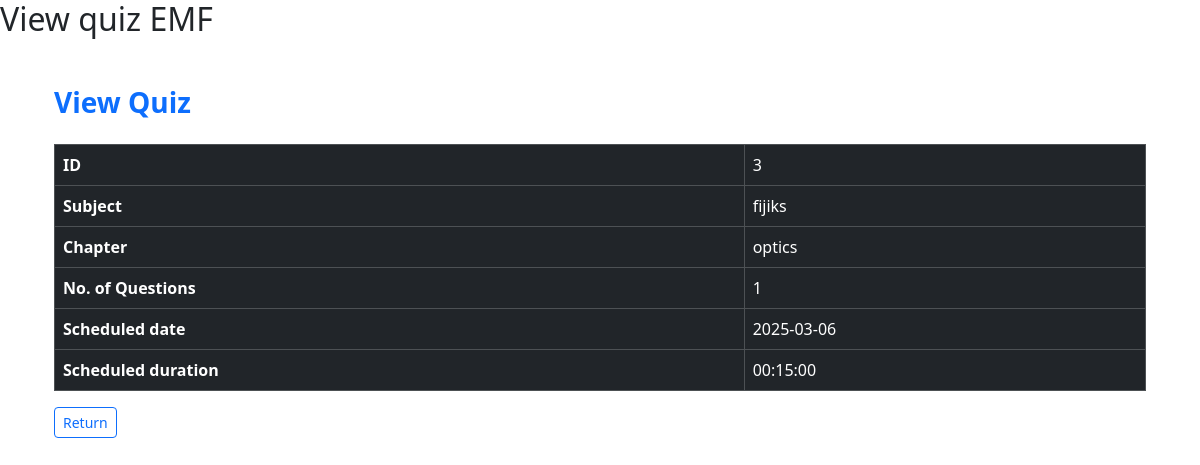
/dashboard/user/3/3/viewquiz, run on the app's committed database.
### models/quiz.py (models this page shows)
class Quiz(db.Model):
    id = db.Column(db.Integer, primary_key=True)
    chapter_id = db.Column(db.Integer, db.ForeignKey('chapter.id'), nullable=False)
    quizdate = db.Column(db.Date)
    quizduration = db.Column(db.Time)
    quizname=db.Column(db.String(150), nullable=False,unique=True)
    questions = db.relationship('Question', backref='quiz', lazy=True)
    @hybrid_property
    def noofquestions(self):
        return len(self.questions)

### models/subject.py (models this page shows)
class Subject(db.Model):
    id = db.Column(db.Integer, primary_key=True)
    name = db.Column(db.String(150), nullable=False,unique=True)
    description = db.Column(db.Text)
    chapters = db.relationship('Chapter', backref='subject', lazy=True)

### models/chapter.py (models this page shows)
class Chapter(db.Model):
    id = db.Column(db.Integer, primary_key=True)
    name = db.Column(db.String(150), nullable=False,unique=True)
    description = db.Column(db.Text)
    subject_id = db.Column(db.Integer, db.ForeignKey('subject.id'), nullable=False)
    quizzes = db.relationship('Quiz', backref='chapter', lazy=True)

### app.py (the view)
@app.route("/dashboard/user/<int:id>/<int:quizid>/viewquiz", methods=["GET", "POST"])
def userviewquiz(id, quizid):
    quiz = Quiz.query.filter_by(id=quizid).first()
    chapter = Chapter.query.filter_by(id=quiz.chapter_id).first()
    subject = Subject.query.filter_by(id=chapter.subject_id).first()
    print(quiz, chapter, subject)
    return render_template(
        "userviewquiz.html",
        id=id,
        quiz=quiz,
        chapter=chapter.name,
        subject=subject.name,
    )

### templates/userviewquiz.html (shortened to what this page needs)
{% extends "base.html" %}
{% block content %}
<div class="container my-5">
    <h3 class="mb-4 text-primary fw-bold">View Quiz</h3>
    <div class="table-responsive">
        <table class="table table-striped table-hover table-bordered">
            <thead class="table-dark">
               <tr>
                <th>ID</th>
                <td>{{quiz.id}}</td>
               </tr>
               <tr>
                <th>Subject</th>
                <td>{{subject}}</td>
               </tr>
               <tr>
                <th>Chapter</th>
                <td>{{chapter}}</td>
               </tr>
               <tr>
                <th>No. of Questions</th>
                <td>{{quiz.noofquestions}}</td>
               </tr>
                <th>Scheduled date</th>
                <td>{{quiz.quizdate}}</td>
                <th>Scheduled duration</th>
                <td>{{quiz.quizduration}}</td>
        </table>
        <button type="button" onclick="location.href='{{ url_for('userdashboard', id=id) }}'" class="btn btn-outline-primary btn-sm me-2">Return</button>
    </div>
{% endblock %}

### data on the page
Quiz: id "3", quizdate "2025-03-06", quizduration "00:15:00"
Subject: name "fijiks"
Chapter: name "optics"

### other printed values
{{ quiz.noofquestions }} "1"
